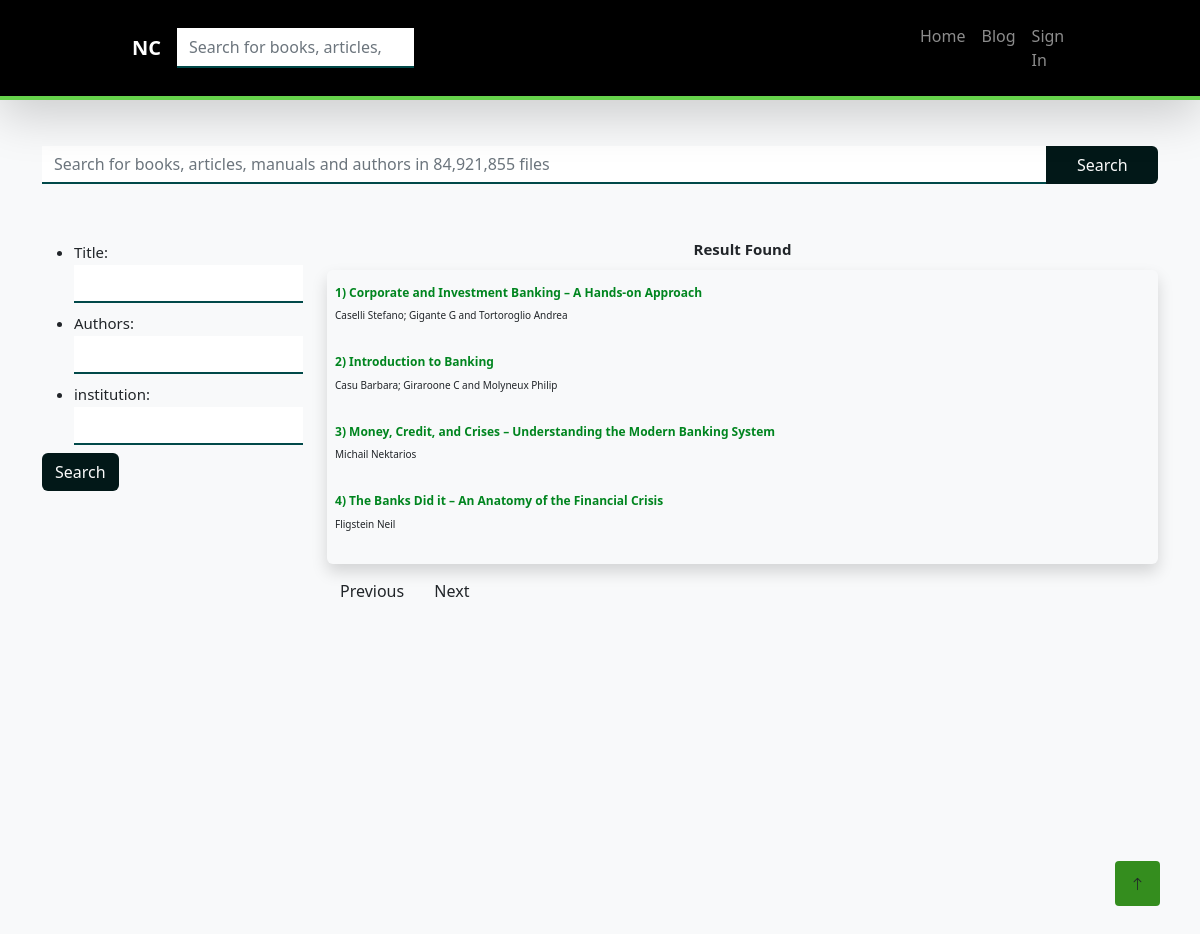
The page /search/ on the database as committed earlier.
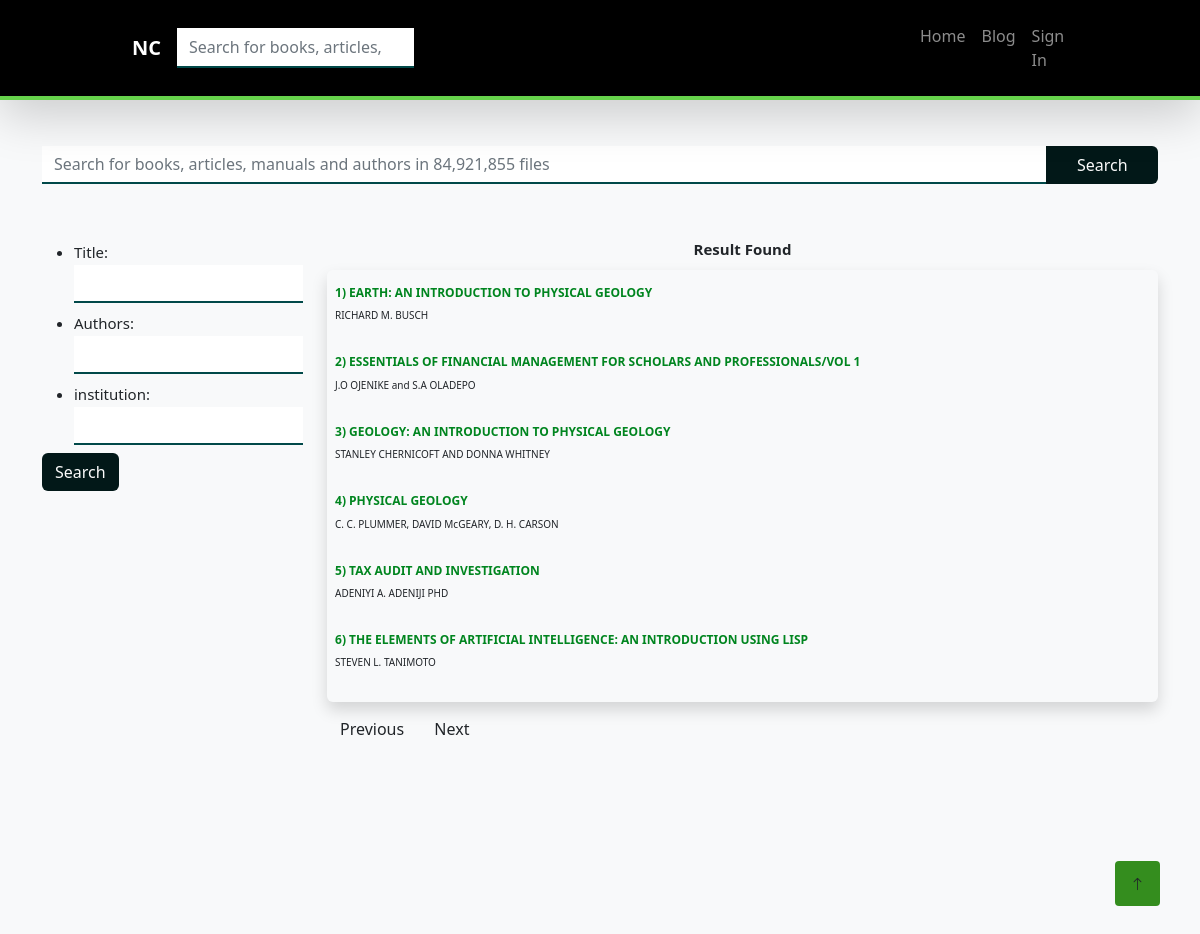
The same page on the database as committed later.
### apps/catalogue/models.py (models this page shows, shortened)
class Book(models.Model):
    title           = models.CharField(max_length=200, blank=True)
    author          = models.CharField(max_length=200, blank=True)
    edition         = models.CharField(max_length=200, blank=True)
    subject         = models.CharField(max_length=200, blank=True)
    publisher       = models.CharField(max_length=200, blank=True)
    isbn            = models.CharField(max_length=200, blank=True, verbose_name="ISBN")
    call_no                 = models.CharField(max_length=200, blank=True, verbose_name="Call Number")
    place_of_publication    = models.CharField(max_length=200, blank=True, verbose_name="Publisher Location")
    year_published  = models.CharField(max_length=4, blank=True)
    is_available    = models.BooleanField(default=True)
    edited          = models.BooleanField(default=False)
    slug            = models.SlugField(blank=True, null=True, max_length=500)
    institution     = models.ForeignKey(Institution, default=0,  on_delete=models.PROTECT)
    def get_absolute_url(self):
        return reverse('catalog:single_book_info', args=[str(slugify(self.title))])
    class Meta:
        verbose_name_plural = "Library Books"
        ordering = ['title']

### apps/catalogue/api/views.py (the view, shortened to what this page needs)
# urls.py: path("search/", views.list_books, name="search_book_title"),
def search(request):
    context = {}
    combined_query = Q()
    for terms, values in request.GET.items():
        context.update({terms: values})
    try:
        response   = Book.objects.complex_filter(combined_query)
        context.update({'response': response})
        return render(request, 'search/general_search.html', context)
    except Exception as e:
        print(e)
        return render(request, 'search/general_search.html', {'error': str(e)})

### templates/search/general_search.html (shortened to what this page needs)
{% extends "base.html" %}
{% load static %}
{% block extrahead %}
<link rel="stylesheet" href="{% static 'css/search-custom.min.css' %}">
{% endblock %}
{% block HERO %}
    <div class="row py-5"></div>
{% endblock %}
{% block content %}
        <div class="container">
            <form class="form" method="GET" action="{% url 'search' %}">
                <div class="form-group search-div">
                    <input type="search" value="{{title}}" class="form-control rounded-0"
                        id="search" name="title" placeholder="Search for books, articles, manuals and authors in 84,921,855 files" required />
                    <input type="submit" class="btn btn-success-c rounded-0 rounded-end" value="Search">
                </div>
            </form>
        </div>
        <div class="container my-5 text-dark">
            <div class="row">
                <div class="col col-md-3 d-none d-lg-block">
                    <form class="form" method="GET" action="{% url 'search' %}">
                        <ul class="my-2">
                            <li class="text-content my-2">
                                Title:
                                <input type="text" class="form-control" name="title" {% if title %}value={{title}} {% endif %}></input>
                            </li>
                            <li class="text-content">
                                Authors:
                                <input type="text" class="form-control" name="author" {% if author %} value={{author}} {% endif %}></input>
                            </li>
                            <li class="text-content my-2">
                                institution:
                                <input type="text" class="form-control" name="institution" {% if institution %}value={{institution}}{% endif %}></input>
                            </li>
                        </ul>
                        <input type="submit" class="btn btn-success-c" value="Search">
                    </form>
                </div>
                <div class="col-10 col-md-9 mx-auto">
                    <h4 class="text-center">
                        <span class="text-content fw-bold">{{querysets.count}} Result Found</span>
                    </h4>
                    {% if response %}
                    <ul class="list-group result-ul shadow p-2">
                        {% for data in response %}
                        <li class="result-item py-2">
                            <a href="{{data.get_absolute_url}}" class="nav-link">
                                <h5 class="result-title" style="font-size: 12px;">
                                    {{forloop.counter|safe}})
                                    {{ data.title|safe }}
                                </h5>
                            </a>
                            <p style="font-size: 10px;" class="p-0">
                                {{ data.author }}
                            </p>
                        </li>
                        {% endfor %}
                    </ul>
                    <div class="row">
                        <div class="my-2">
                            <a class="btn btn-primary-c">Previous</a>
                            <a class="btn btn-primary-c">Next</a>
                        </div>
                    </div>
                    {% endif %}
                </div>
            </div>
        </div>
    {% endblock %}

Rows that differ between the two databases and show on the page:
removed Book: title "Money, Credit, and Crises – Understanding the Modern Banking System", author "Michail Nektarios"
removed Book: title "The Banks Did it – An Anatomy of the Financial Crisis", author "Fligstein Neil"
changed Book: title "Introduction to Banking" → "EARTH: AN INTRODUCTION TO PHYSICAL GEOLOGY"; author "Casu Barbara; Giraroone C and Molyneux Philip" → "RICHARD M. BUSCH"; moves up the list
added Book: title "ESSENTIALS OF FINANCIAL MANAGEMENT FOR SCHOLARS AND PROFESSIONALS/VOL 1", author "J.O OJENIKE and S.A OLADEPO"
added Book: title "GEOLOGY: AN INTRODUCTION TO PHYSICAL GEOLOGY", author "STANLEY CHERNICOFT AND DONNA WHITNEY"
added Book: title "PHYSICAL GEOLOGY", author "C. C. PLUMMER, DAVID McGEARY, D. H. CARSON"
added Book: title "TAX AUDIT AND INVESTIGATION", author "ADENIYI A. ADENIJI PHD"
changed Book: title "Corporate and Investment Banking – A Hands-on Approach" → "THE ELEMENTS OF ARTIFICIAL INTELLIGENCE: AN INTRODUCTION USING LISP"; author "Caselli Stefano; Gigante G and Tortoroglio Andrea" → "STEVEN L. TANIMOTO"
